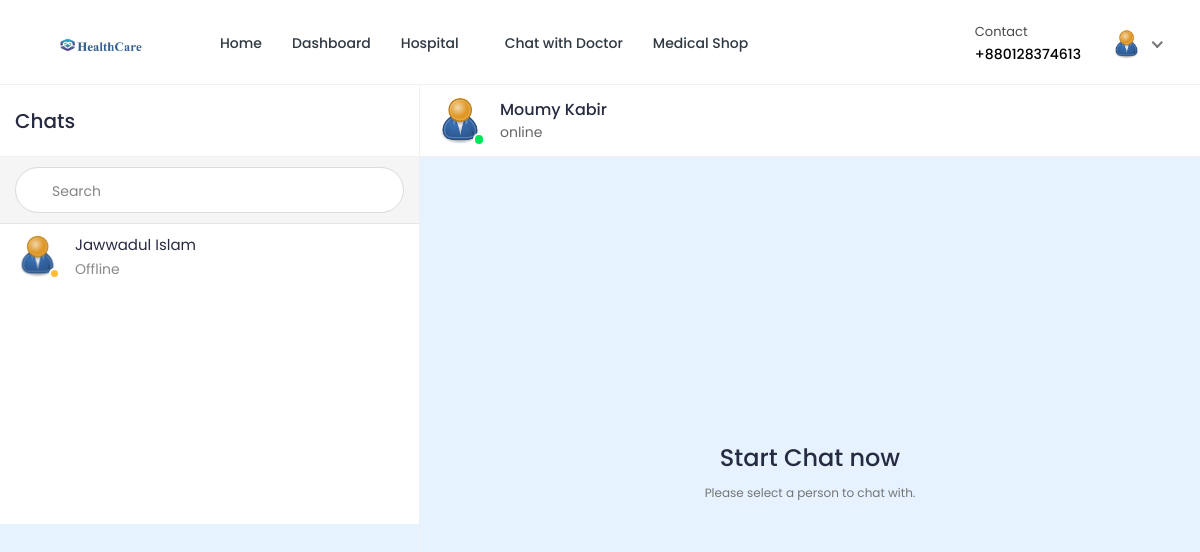
/chat/home/2/ (signed in), run on the app's committed database.
### hospital/models.py (models this page shows, shortened)
class Patient(models.Model):
    patient_id = models.AutoField(primary_key=True)
    user = models.OneToOneField(User, on_delete=models.CASCADE, null=True, blank=True, related_name='patient')
    name = models.CharField(max_length=200, null=True, blank=True)
    username = models.CharField(max_length=200, null=True, blank=True)
    age = models.IntegerField(null=True, blank=True)
    email = models.EmailField(max_length=200, null=True, blank=True)
    phone_number = models.IntegerField(null=True, blank=True)
    address = models.CharField(max_length=200, null=True, blank=True)
    featured_image = models.ImageField(upload_to='patients/', default='patients/user-default.png', null=True, blank=True)
    blood_group = models.CharField(max_length=200, null=True, blank=True)
    history = models.CharField(max_length=200, null=True, blank=True)
    dob = models.CharField(max_length=200, null=True, blank=True)
    nid = models.CharField(max_length=200, null=True, blank=True)
    serial_number = models.CharField(max_length=200, null=True, blank=True)
    login_status = models.CharField(max_length=200, null=True, blank=True, default="offline")

### doctor/models.py (models this page shows, shortened)
class Doctor_Information(models.Model):
    DOCTOR_TYPE = (
        ('Cardiologists', 'Cardiologists'),
        ('Neurologists', 'Neurologists'),
        ('Pediatricians', 'Pediatricians'),
        ('Physiatrists', 'Physiatrists'),
        ('Dermatologists', 'Dermatologists'),
    )
    doctor_id = models.AutoField(primary_key=True)
    user = models.OneToOneField(User, on_delete=models.CASCADE, null=True, blank=True, related_name='profile')
    name = models.CharField(max_length=200, null=True, blank=True)
    username = models.CharField(max_length=200, null=True, blank=True)
    gender = models.CharField(max_length=200, null=True, blank=True)
    description = models.TextField(max_length=1000, null=True, blank=True)
    department = models.CharField(max_length=200, choices=DOCTOR_TYPE, null=True, blank=True)
    department_name = models.ForeignKey(hospital_department, on_delete=models.SET_NULL, null=True, blank=True)
    specialization = models.ForeignKey(specialization, on_delete=models.SET_NULL, null=True, blank=True)
    featured_image = models.ImageField(upload_to='doctors/', default='doctors/user-default.png', null=True, blank=True)
    certificate_image = models.ImageField(upload_to='doctors_certificate/', default='doctors_certificate/default.png', null=True, blank=True)
    email = models.EmailField(max_length=200, null=True, blank=True)
    phone_number = models.CharField(max_length=200, null=True, blank=True)
    nid = models.CharField(max_length=200, null=True, blank=True)
    visiting_hour = models.CharField(max_length=200, null=True, blank=True)
    consultation_fee = models.IntegerField(null=True, blank=True)
    report_fee = models.IntegerField(null=True, blank=True)
    dob = models.CharField(max_length=200, null=True, blank=True)
    institute = models.CharField(max_length=200, null=True, blank=True)
    degree = models.CharField(max_length=200, null=True, blank=True)
    completion_year = models.CharField(max_length=200, null=True, blank=True)
    work_place = models.CharField(max_length=200, null=True, blank=True)
    designation = models.CharField(max_length=200, null=True, blank=True)
    start_year = models.CharField(max_length=200, null=True, blank=True)
    end_year = models.CharField(max_length=200, null=True, blank=True)
    register_status =  models.CharField(max_length=200, null=True, blank=True)
    hospital_name = models.ForeignKey(Hospital_Information, on_delete=models.SET_NULL, null=True, blank=True)

### ChatApp/views.py (the view, shortened to what this page needs)
# urls.py: path('', views.home, name='chat-home'),
@csrf_exempt
@login_required(login_url='login')
@cache_control(no_cache=True, must_revalidate=True, no_store=True)
def home(request,pk):
    if request.user.is_patient:
            User = get_user_model()
            users = User.objects.all()
            patients = Patient.objects.get(user_id=pk)
            appointments = Appointment.objects.filter(patient=patients).filter(appointment_status='confirmed')
            doctor= Doctor_Information.objects.filter(appointment__in=appointments)
            chats = {}
            if request.method == 'GET' and 'u' in request.GET:
                chats = chatMessages.objects.filter(Q(user_from=request.user.id, user_to=request.GET['u']) | Q(user_from=request.GET['u'], user_to=request.user.id))
                chats = chats.order_by('date_created')
                doc = Doctor_Information.objects.get(user_id=request.GET['u'])
                context = {
                "page":"home",
                "users":users,
                "chats":chats,
                "patient":patients,
                "doctor":doctor,
                "doc":doc,
                "app":appointments,
                "chat_id": int(request.GET['u'] if request.method == 'GET' and 'u' in request.GET else 0)
            }
            else:
                context = {
                    "page":"home",
                    "users":users,
                    "chats":chats,
                    "patient":patients,
                    "doctor":doctor,
                    "app":appointments,
                    "chat_id": int(request.GET['u'] if request.method == 'GET' and 'u' in request.GET else 0)
                }
            print(request.GET['u'] if request.method == 'GET' and 'u' in request.GET else 0)
            return render(request,"chat.html",context)

### templates/chat.html (shortened to what this page needs)
{% load static %}
{%load tz%}
<!DOCTYPE html>
<html lang="en">
<head>
		<link rel="stylesheet" href="{% static 'HealthStack-System/css/Normal/bootstrap.min.css' %}">
		<link rel="stylesheet" href="{% static 'HealthStack-System/plugins/Normal/fontawesome/css/fontawesome.min.css' %}">
		<link rel="stylesheet" href="{% static 'HealthStack-System/plugins/Normal/fontawesome/css/all.min.css' %}">
		<link rel="stylesheet" href="{% static 'HealthStack-System/css/Normal/style.css' %}">
		<link rel="stylesheet" href="{% static 'HealthStack-System/plugins/Normal/fancybox/jquery.fancybox.min.css'%}">
	</head>
	<body class="chat-page">
		<div class="main-wrapper">
			<header class="header">{% include 'patient_navbar.html' %}</header>
			<div class="content">
				<div class="container-fluid">
					<div class="row">
						<div class="col-xl-12">
							<div class="chat-window">
								<div class="chat-cont-left">
									<div class="chat-header">
										<span>Chats</span>
									</div>
									<form class="chat-search" method="GET" action = "{% url 'chat-home' pk=user.id %}">
										<div class="input-group">
											<div class="input-group-prepend">
											</div>
											<input type="text" class="form-control" placeholder="Search" name="search">
										</div>
									</form>
									<div class="chat-users-list">
										<div class="chat-scroll">
										{% for d in doctor %}
										{% if not d.id == 1 and not d.id == user.id %}
											<a href="{% url 'chat-home' pk=user.id %}?u={{d.user.id}}" class="media">
												<div class="media-img-wrap">
													{%if d.user.login_status%}
													<div class="avatar avatar-online">
														<img src="{{ d.featured_image.url }}" alt="User Image" class="avatar-img rounded-circle">
													</div>
													{%else%}
													<div class="avatar avatar-away">
														<img src="{{ d.featured_image.url }}" alt="User Image" class="avatar-img rounded-circle">
													</div>
													{%endif%}
												</div>
												<div class="media-body">
													<div>
														<div class="user-name">{{d.name}}</div>
														{%if d.user.login_status%}
														<div class="user-last-chat">Online</div>
														{%else%}
														<div class="user-last-chat">Offline</div>
														{%endif%}
													</div>
												</div>
											</a>
										{%endif%}
										{% endfor %}
										</div>
									</div>
								</div>
								<div class="chat-cont-right">
									<div class="chat-header">
										<div class="media">
											<div class="media-img-wrap">
												<div class="avatar avatar-online">
													<img src="{{patient.featured_image.url}}" alt="User Image" class="avatar-img rounded-circle">
												</div>
											</div>
											<div class="media-body">
												<div class="user-name">{{patient.name}}</div>
												<div class="user-status">online</div>
											</div>
										</div>
									</div>
									{% if not chat_id > 0 %}
										<div class="d-flex flex-column justify-content-center align-items-center" style="height: 650px;">
											<h3>Start Chat now</h3>
											<p><small class="text-muted">Please select a person to chat with.</small></p>
										</div>
									{% endif %}
								</div>
							</div>
						</div>
					</div>
				</div>
			</div>
	</body>
</html>

### templates/patient_navbar.html (shortened to what this page needs)
{% load static %}
<nav class="navbar navbar-expand-lg header-nav">
  <div class="navbar-header">
    <a href="{% url 'hospital_home'%}" class="navbar-brand logo">
      <img
        src="{% static 'HealthStack-System/images/Normal/logo.jpg' %}"
        class="img-fluid"
        alt="Logo"
      />
    </a>
  </div>
  <div class="main-menu-wrapper">
    <ul class="main-nav">
      <li>
        <a href="{% url 'hospital_home'%}">Home</a>
      </li>
      <li>
        <a href="{% url 'patient-dashboard' %}">Dashboard</a>
      </li>
      <li class="has-submenu">
        <a href="#">Hospital <i class="fas fa-chevron-down"></i></a>
      </li>
      {% if user.is_authenticated and user.is_patient %}
      <li>
        <a href="{% url 'chat-home' pk=user.id %}">Chat with Doctor</a>
      </li>
      {% endif %}
      <li>
        <a href="{% url 'pharmacy_shop' %}">Medical Shop</a>
      </li>
    </ul>
  </div>
  <ul class="nav header-navbar-rht">
    <li class="nav-item contact-item">
      <div class="header-contact-img">
        <i class="far fa-hospital"></i>
      </div>
      <div class="header-contact-detail">
        <p class="contact-header">Contact</p>
        <p class="contact-info-header">+880{{patient.phone_number}}</p>
      </div>
    </li>
    <li class="nav-item dropdown has-arrow logged-item">
      <a href="#" class="dropdown-toggle nav-link" data-toggle="dropdown">
        <span class="user-img">
          <img
            class="rounded-circle"
            src="{{patient.featured_image.url}}"
            width="31"
            alt="Richard Wilson"
          />
        </span>
      </a>
    </li>
  </ul>
</nav>

### data on the page
Patient: phone_number "128374613", featured_image (picture), name "Moumy Kabir"
Doctor_Information: featured_image (picture), name "Jawwadul Islam", shows "Offline"
